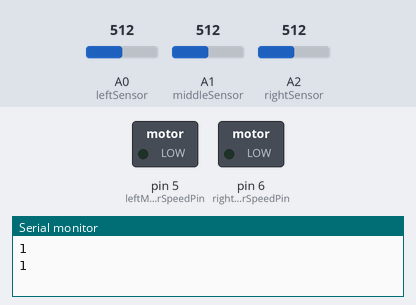
Bench run of a sketch on a simulated Arduino Uno, built with avr-gcc and run on an emulated ATmega328P. On the bench: switched loads named in the sketch (green lamp = pin HIGH), the last lines printed to the serial monitor. Dashed ring = blinking. The inputs (shaded band) are chosen by the test bench; at power-on: A0 (leftSensor) = 512, A1 (middleSensor) = 512, A2 (rightSensor) = 512.

Above: at 0.96 s.
1.3 s: A0 (leftSensor) set to 544
At 2.8 s:
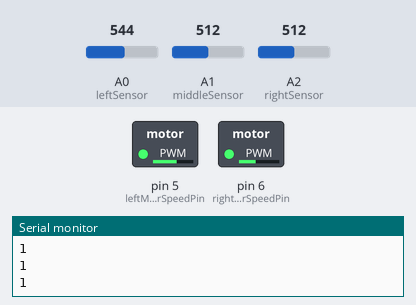
3.1 s: A1 (middleSensor) set to 984
4.6 s: A1 (middleSensor) set to 1011
At 4.99 s:
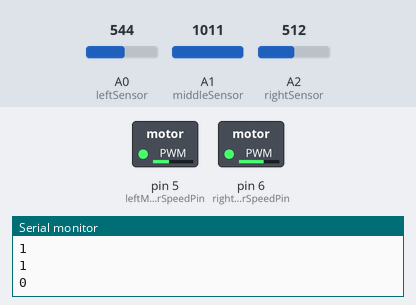
7.6 s: A1 (middleSensor) set to 900
9.3 s: A1 (middleSensor) set to 1023
At 9.72 s:
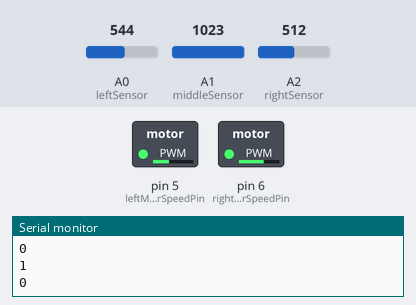
Timing chart, 0 to 13.3 s (numbered marks = the images above; inputs shaded):
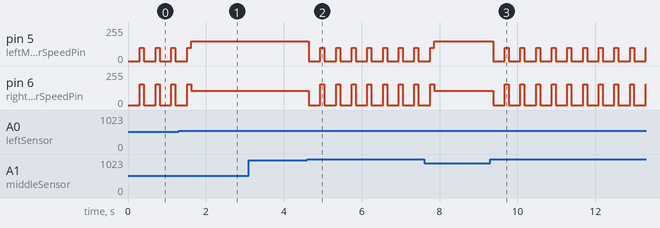

The sketch:

FIU_ROBOT_CODE.ino
```cpp
const double r_Long = 1;
const double l_Long = 1;
const double m_Long = 0;
const int middleSensor = 1;
const int rightSensor = 2;
const int leftSensor = 0;
//Sets pins for the motor's speed and direction
const int leftMotorDirectionPin = 4;
const int leftMotorSpeedPin = 5;

const int rightMotorDirectionPin = 7;
const int rightMotorSpeedPin = 6;

const int r_threshhold = 8;
const int l_threshhold = 8;
const int m_threshhold = 6;
void setup (){
  Serial.begin(9600);
}
int tSpeed = 75;
int tDelay = 100;

int turnSpeed = 100;
void loop (){
firstPartV2();
Serial.println(readSensor("middle"));
}
int counter = 0;

void firstPartV2(){
  if(readSensor("middle") == true && (readSensor("left") > readSensor("right") || readSensor("left") == 0)) turnLeftUntil(150, 100, "middle", true, 375);
 else if (readSensor("middle") == true && (readSensor("right") > readSensor("left") || readSensor("right") ==  0))turnRightUntil(150, 100, "middle", true, 375);
 else if (readSensor("left") > 0){
   stopAll();
   delay(300);
  turnRight(100);
 delay(100);
 }
 else if (readSensor("right") > 0){
   stopAll();
   delay(300);
  turnLeft(100);
 delay(100);
 }
 else{
 forward(100);
 delay(100);
 }


}


void firstPart(){
    if(readSensor("middle") == true){
      backwards(100);
      delay(100);
   while(readSensor("middle") == true){
     turnLeft(100);
     delay(100);
     counter++;
     if(counter > 10){
        while(counter > 0){

        delay(100);
        }
        break;
     }
  }

  if(readSensor("left") == false){}
  else {
    while(readSensor("middle") == false){
        turnRight(100);
        delay(100);
    }
       while(readSensor("middle") == true){
     turnRight(100);
     delay(100);
  }

  }
    }else{
      forward(100);
      delay(100);}
}

const int readSensor(String c){
  int reading = 0;
  if(c.equalsIgnoreCase("right")){
    reading = (r_Long)*(2076/(analogRead(rightSensor)-11)) + (1-r_Long)*(analogRead(rightSensor));
    if(reading < r_threshhold && reading > 0) return reading;
    else return 0;
    //return (r_Long)*(2076/(analogRead(rightSensor)-11)) - r_threshhold > 0 ? (r_Long)*(2076/(analogRead(rightSensor)-11)) : 0 + (1-r_Long)*(analogRead(rightSensor) > 400 ? 1 : 0);
  }else if(c.equalsIgnoreCase("left")){
    reading = (l_Long)*(2076/(analogRead(leftSensor)-11)) + (1-l_Long)*(analogRead(leftSensor));
    if(reading < l_threshhold && reading > 0) return reading;
    else return 0;
  }else if (c.equalsIgnoreCase("middle")){
    reading = (m_Long)*(2076/(analogRead(middleSensor)-11)) + (1-m_Long)*(1 - analogRead(middleSensor)/1000);
    if(reading < m_threshhold && reading > 0) return reading;
    else return 0;
  }
 }


void turnLeftUntil(int s, int t, String sensor, boolean condition, int timeout){
  int sTime = millis();
  int cTime = 0;
 while(readSensor(sensor) == condition){
   cTime = millis();
   if(readSensor("left") < 7 && readSensor("left") > 0) {
   turnRightUntil(s, t, "middle", true, timeout);
   break;
   }
  else if(cTime - sTime > timeout) {
    turnRightUntil(s, t, "middle", true, timeout);
   break;
  }else{
  turnLeft(s);
  delay(t);
   }
 }
}

void turnRightUntil(int s, int t, String sensor, boolean condition, int timeout){
  int sTime = millis();
  int cTime = 0;
 while(readSensor(sensor) == condition){
  turnRight(s);
  delay(t);
  cTime = millis();
//  if(cTime - sTime > timeout) {
//    turnRightUntil(100, 100, "middle", true, timeout);
//   //turnLeft(s);
//    //delay(timeout);
//   break;
//  }
 }
}

void turnRight(int s)
{
  setSpeed("right",-s);
  setSpeed("left", s);
}
void turnLeft(int s)
{
  setSpeed("right",s);
  setSpeed("left", -s);
}
void forward(int s)
{
  setSpeed("right",s);
  setSpeed("left", s);
}
void backwards(int s)
{
  setSpeed("right",-s);
  setSpeed("left", s);
}
void stopAll()
{
  setSpeed("right",0);
  setSpeed("left", 0);
}


//---------------------------------------------------------------------------------------------------------------------------------------------------------------------------------------------
                                                                                          // Set Speed Function and Followall Function
void setSpeed(String c, int s){
  if(c.equalsIgnoreCase("right"))
  {
    if(s < 0)
    {
     analogWrite(rightMotorSpeedPin, s);
      digitalWrite(rightMotorDirectionPin, LOW);
    }
    else
    {
     analogWrite(rightMotorSpeedPin, s);
      digitalWrite(rightMotorDirectionPin, HIGH);}
    }else{
    if(s < 0) {
     analogWrite(leftMotorSpeedPin, s);
      digitalWrite(leftMotorDirectionPin, HIGH);
    }else {
      analogWrite(leftMotorSpeedPin, s);
      digitalWrite(leftMotorDirectionPin, LOW);
    }
}
}

void followWall(int distance, int v, String side)
{
  String oppSide = "";
  int sensorVal = readSensor("right");
  if(side.equalsIgnoreCase("right")) oppSide = "left";
  else oppSide = "right";

  if(sensorVal - distance < 0){
    setSpeed(oppSide, v + turnSpeed);
    setSpeed(side, v - turnSpeed);
  }else if(sensorVal  - distance > 0 ){
   setSpeed(oppSide, v - turnSpeed  );
   setSpeed(side, v + turnSpeed);
  }
else{
   setSpeed(oppSide, v);
   setSpeed(side, v);
  }}
```

Measured:
- the behaviour switches between 530 and 531 on A0 (leftSensor) (found by bisection; images 0 and 1)
- the behaviour switches between 999 and 1000 on A1 (middleSensor) (found by bisection; images 1 and 2)
- after the input at 3.1 s, every drawn part: stays the same
- after the input at 4.6 s, pin 5 (leftMotorSpeedPin): alternates 100/255 for 0.10 s and 0/255 for 0.30 s, starting at once; pin 6 (rightMotorSpeedPin): alternates 156/255 for 0.10 s and 0/255 for 0.30 s, starting at once
- after the input at 9.3 s, pin 5 (leftMotorSpeedPin): alternates 100/255 for 0.10 s and 0/255 for 0.30 s, starting after 0.07 s; pin 6 (rightMotorSpeedPin): alternates 156/255 for 0.10 s and 0/255 for 0.30 s, starting after 0.07 s
